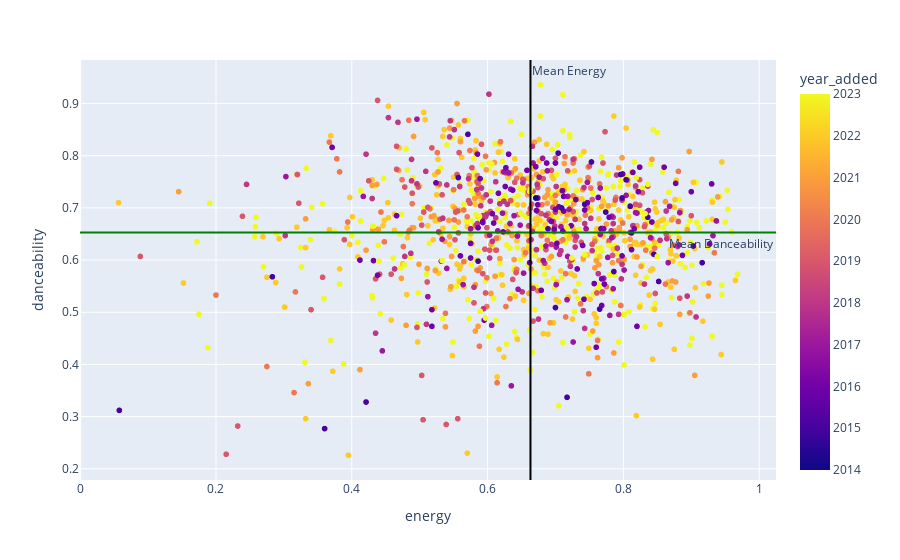

The notebook cell this image was saved under:
### Code cell
fig = px.scatter(df, x="energy", y="danceability", color="year_added", hover_data=['name', 'artist'])
fig.add_hline(y=df['danceability'].mean(), line_color='green', annotation_text = "Mean Danceability", annotation_position = 'bottom right')
fig.add_vline(x=df['energy'].mean(), line_color='black', annotation_text = "Mean Energy", annotation_position = 'top right')
fig.show()

### Figure 1 — Plotly figure (JSON) as saved in the notebook; plotly's stock layout.template omitted (floating-point values rounded to 4 significant figures; data arrays with more than 128 entries replaced by an {"elided": "..."} marker saying what was removed)
{"data": [{"customdata": {"elided": "1175x2 str values"}, "hovertemplate": "energy=%{x}<br>danceability=%{y}<br>name=%{customdata[0]}<br>artist=%{customdata[1]}<br>year_added=%{marker.color}<extra></extra>", "legendgroup": "", "marker": {"color": {"elided": "1175 int values"}, "coloraxis": "coloraxis", "symbol": "circle"}, "mode": "markers", "name": "", "showlegend": false, "type": "scattergl", "x": {"elided": "1175 float values"}, "xaxis": "x", "y": {"elided": "1175 float values"}, "yaxis": "y"}], "layout": {"annotations": [{"showarrow": false, "text": "Mean Danceability", "x": 1, "xanchor": "right", "xref": "x domain", "y": 0.6528, "yanchor": "top", "yref": "y"}, {"showarrow": false, "text": "Mean Energy", "x": 0.6632, "xanchor": "left", "xref": "x", "y": 1, "yanchor": "top", "yref": "y domain"}], "coloraxis": {"colorbar": {"title": {"text": "year_added"}}, "colorscale": [[0, "#0d0887"], [0.1111, "#46039f"], [0.2222, "#7201a8"], [0.3333, "#9c179e"], [0.4444, "#bd3786"], [0.5556, "#d8576b"], [0.6667, "#ed7953"], [0.7778, "#fb9f3a"], [0.8889, "#fdca26"], [1, "#f0f921"]]}, "legend": {"tracegroupgap": 0}, "margin": {"t": 60}, "shapes": [{"line": {"color": "green"}, "type": "line", "x0": 0, "x1": 1, "xref": "x domain", "y0": 0.6528, "y1": 0.6528, "yref": "y"}, {"line": {"color": "black"}, "type": "line", "x0": 0.6632, "x1": 0.6632, "xref": "x", "y0": 0, "y1": 1, "yref": "y domain"}], "xaxis": {"anchor": "y", "domain": [0, 1], "title": {"text": "energy"}}, "yaxis": {"anchor": "x", "domain": [0, 1], "title": {"text": "danceability"}}}}
